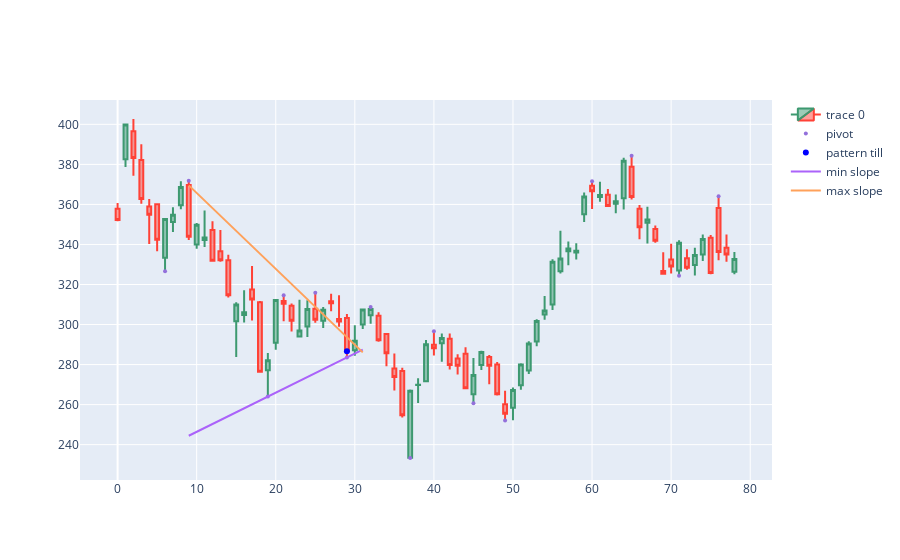
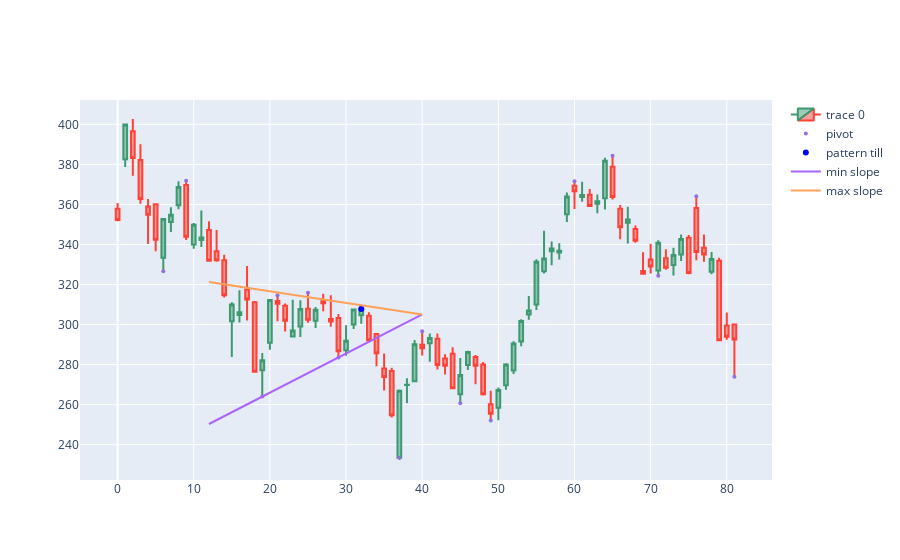
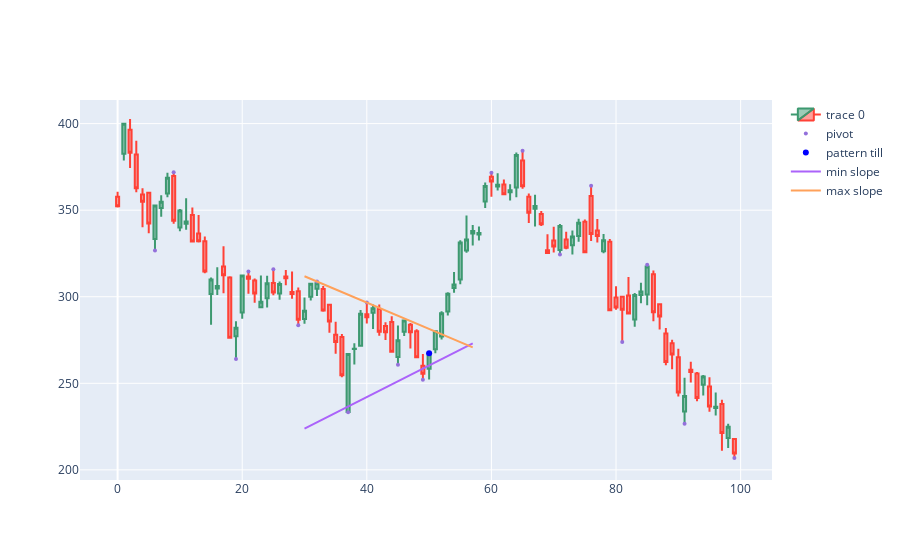
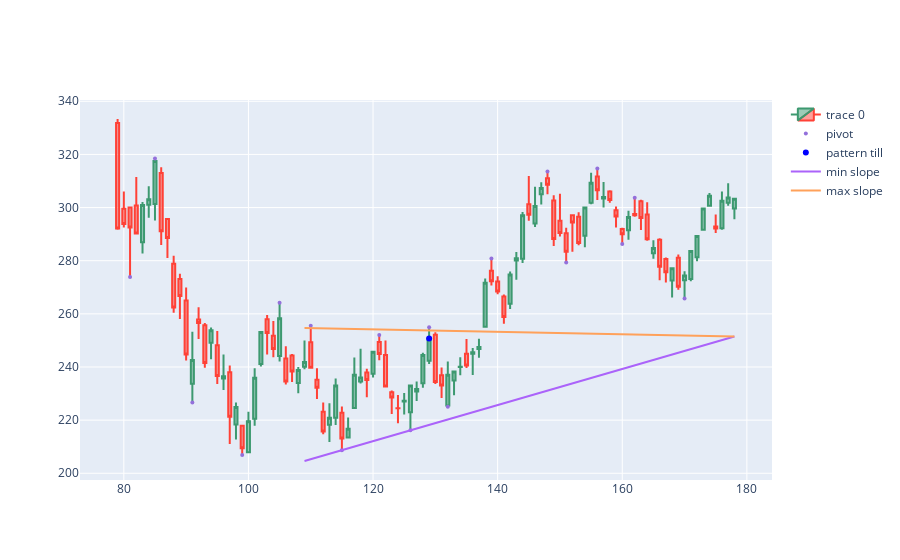

Notebook source saved alongside these figures, in order:
### Code cell
code='TSLA'
backcandles = 20
df = myTA.downloadAndMakeAnalysis(code, dt.datetime(2022,1,1), dt.datetime.now(),'1d').reset_index()
df['pivot'] = df.apply(lambda x: pivotid(df, x.name,3,3), axis=1)
df['pointpos'] = df.apply(lambda row: pointpos(row), axis=1)
print("data analyzed")

warnings.filterwarnings("ignore")
validCandles = searchForValidCandles(df, backcandles=backcandles, minNoPoints=3, fitThreshold=0)
validCandles = np.array(validCandles)[np.diff(np.concatenate([[0], validCandles]))>1]
print(f"{len(validCandles)} valid candles found, printing plots...")
for validCandle in validCandles:
    print(f"------------------------ validCandle: {validCandle} ------------------------")
    triangle = visualizeValidCandle(df, validCandle, backcandles=backcandles)
    opportunity = Opportunity(df, triangle, validCandle, backcandles)
    opportunity.plotEverything()
warnings.filterwarnings("default")
